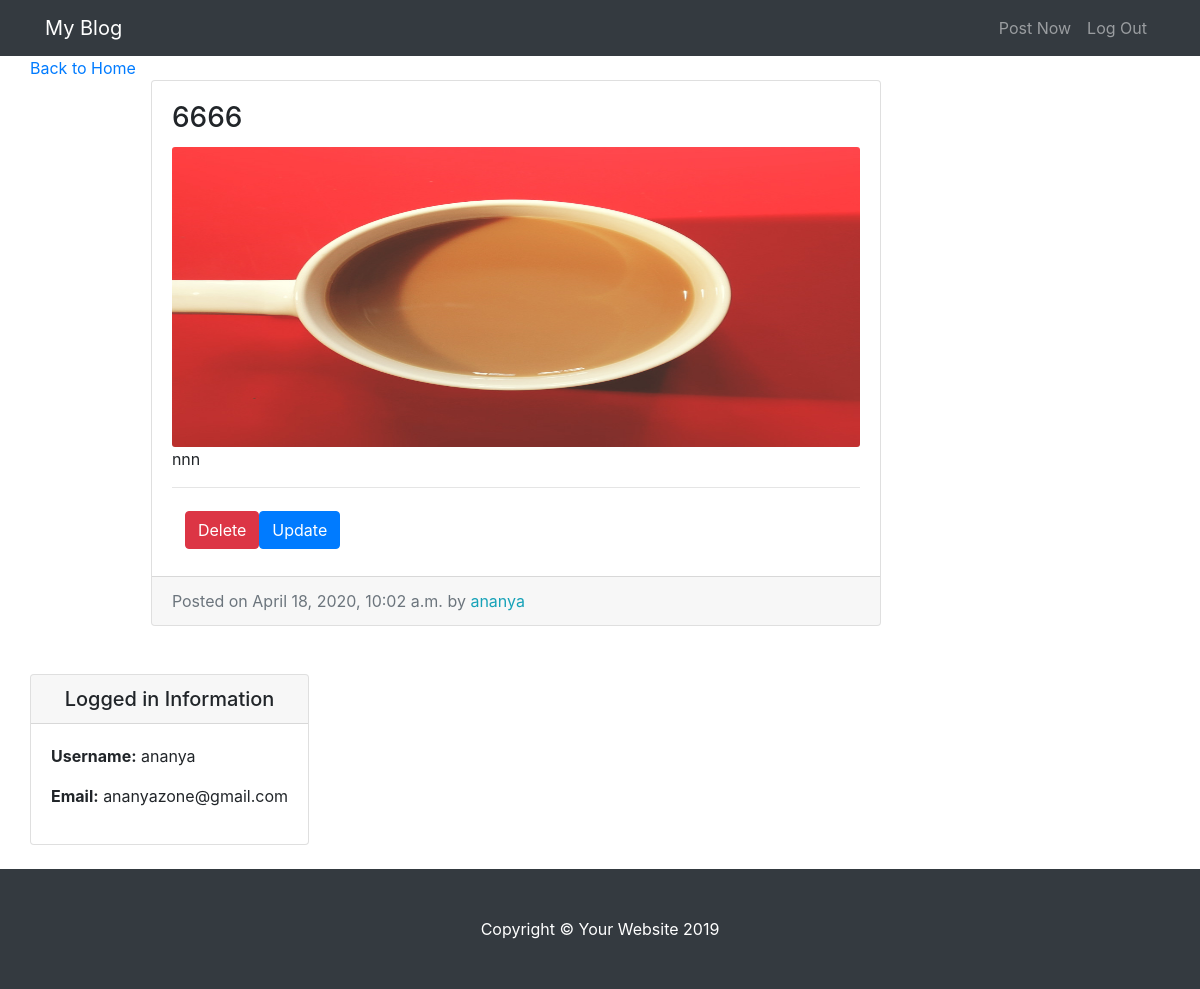
The page /entry/28/ (signed in) on the database as committed earlier.
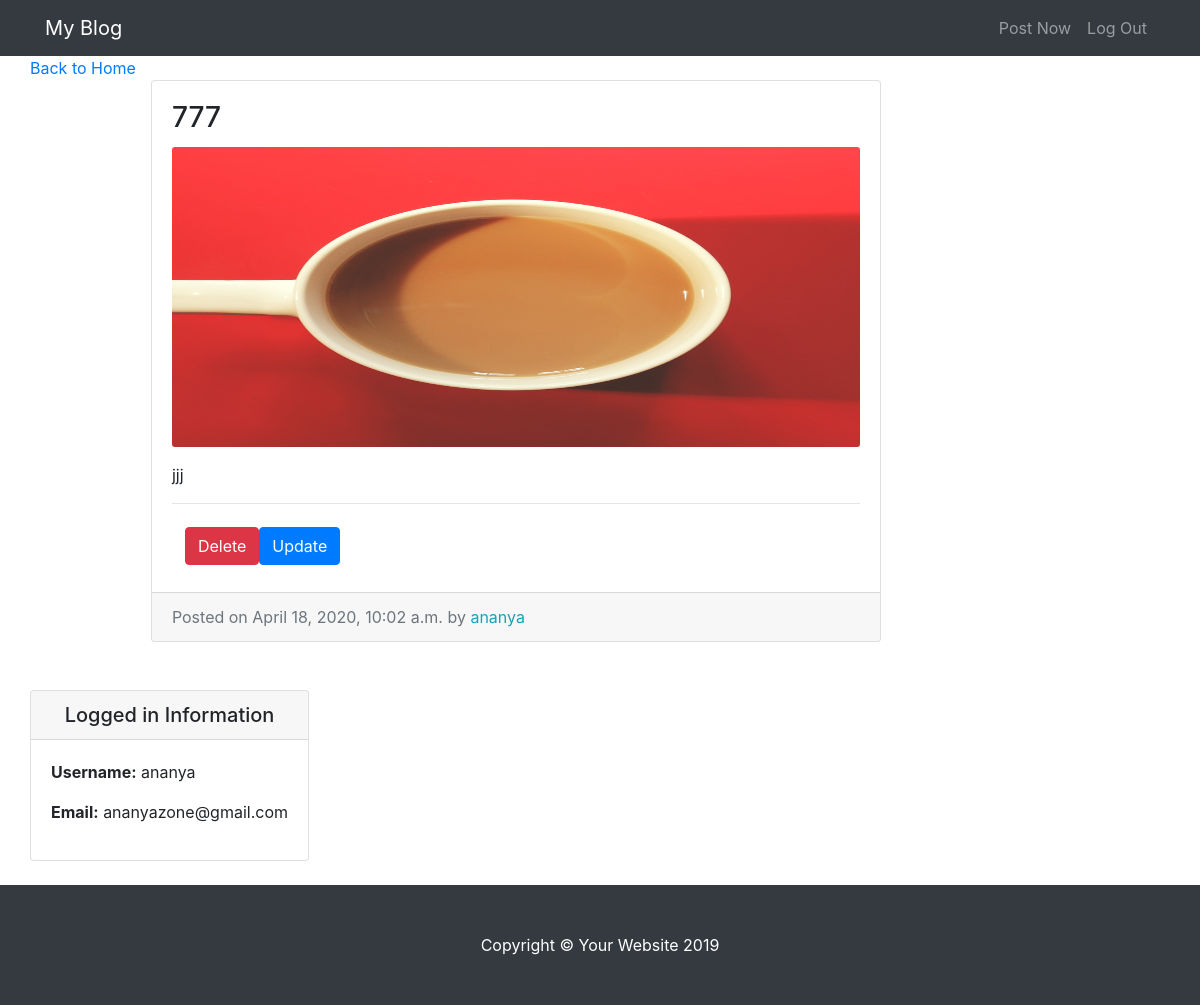
The same page on the database as committed later.
### entries/models.py (models this page shows, shortened)
class Entry(models.Model):
    entry_title = models.CharField(max_length=50)
    entry_text = models.TextField()
    entry_date = models.DateTimeField(auto_now_add=True)
    entry_author = models.ForeignKey(User, on_delete=models.CASCADE)
    img = models.ImageField(upload_to='uploads/',default='uploads\coffee.jpg')
    content = HTMLField()
    class Meta:
        verbose_name_plural="entries"

### entries/views.py (the view)
# urls.py: path('entry/<int:pk>/', EntryView.as_view(), name="entry-detail"),
class EntryView(LoginRequiredMixin, DetailView):
    model = Entry
    template_name = 'entries/entry_detail.html'

### entries/templates/entries/entry_detail.html (shortened to what this page needs)
{% extends "entries/base.html" %}
{% block content %}
<a href="{% url 'blog-home' %}"> Back to Home</a>
      <div class="col-md-8">
        <div class="card mb-4 mt-4">
          <div class="card-body">
            <h3 class="card-title">{{ object.entry_title}}</h3>
            <img class="card-img" src="{{ object.img.url }}" height="300" width="800" >
            <p class="card-text">{{ object.entry_text | safe }}</p>
            <hr></hr>
            <div class="btn btn-group ">
            <form action="{% url 'del' object.pk %}" method="post">
              <input type="submit"  class ="btn btn-danger" value="Delete" />
          </form>
          <form action="{% url 'edit' object.pk %}" method="post">{% csrf_token %}
            <input type="submit"  class ="btn btn-primary" value="Update"  />
          </form>
        </div>
       </div>
          <div class="card-footer text-muted">
            Posted on {{ object.entry_date}} by
            <span class= "text-info mr-2">{{ object.entry_author}}</span>
          </div>
        </div>
      </div>
      {% endblock %}

### entries/templates/entries/base.html (shortened to what this page needs)
{% load static %}
<!DOCTYPE html>
<html lang="en">
<head>
  <link href="{% static 'entries/vendor/bootstrap/css/bootstrap.min.css' %}" rel="stylesheet">
  <link href="{% static 'entries/css/blog-home.css' %}" rel="stylesheet">
</head>
<body>
  <nav class="navbar navbar-expand-lg navbar-dark bg-dark fixed-top">
    <div class="container">
      <a class="navbar-brand" href="{% url 'blog-home' %}">My Blog</a>
      <div class="collapse navbar-collapse" id="navbarResponsive">
        <ul class="navbar-nav ml-auto">
          <li class="nav-item">
            <a class="nav-link" href="{% url 'create_entry' %}">Post Now</a>
          </li>
          <li class="nav-item">
            <a class="nav-link" href="{% url 'logout' %}">Log Out</a>
          </li>
        </ul>
      </div>
    </div>
  </nav>
  <div class="container">
    <div class="row">
{% block content %} {% endblock %}
    <div class="col-md-15">
      <div class="card my-4">
          <h5 class="card-header text-center">Logged in Information</h5>
          <div class="card-body">
            <ul class="list-unstyled mb-0">
                <li>
                    <p> <strong>Username:</strong> {{ user.username }} </p>
                </li>
                <li>
                    <p> <strong>Email:</strong> {{ user.email }} </p>
                </li>
            </ul>
          </div>
        </div>
      </div>
    </div>
  </div>
  <footer class="py-5 bg-dark">
    <div class="container">
      <p class="m-0 text-center text-white">Copyright &copy; Your Website 2019</p>
    </div>
  </footer>
</body>
</html>

### entries/static/entries/css/blog-home.css (style rules this page uses)
body { padding-top: 56px; }

Rows that differ between the two databases and show on the page:
changed Entry "ananya": entry_title "6666" → "777"; entry_text "nnn" → "jjj"
